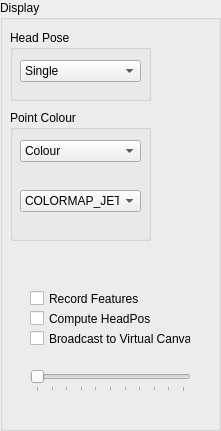
   <widget class="QGroupBox" name="groupBox_4">
    <property name="enabled">
     <bool>true</bool>
    </property>
    <property name="geometry">
     <rect>
      <x>1300</x>
      <y>10</y>
      <width>221</width>
      <height>431</height>
     </rect>
    </property>
    <property name="title">
     <string>Display</string>
    </property>
    <widget class="QGroupBox" name="groupBox_5">
     <property name="enabled">
      <bool>true</bool>
     </property>
     <property name="geometry">
      <rect>
       <x>10</x>
       <y>30</y>
       <width>141</width>
       <height>71</height>
      </rect>
     </property>
     <property name="title">
      <string>Head Pose</string>
     </property>
     <widget class="QComboBox" name="cb_HPOptions">
      <property name="enabled">
       <bool>true</bool>
      </property>
      <property name="geometry">
       <rect>
        <x>10</x>
        <y>30</y>
        <width>121</width>
        <height>22</height>
       </rect>
      </property>
      <item>
       <property name="text">
        <string>Single</string>
       </property>
      </item>
      <item>
       <property name="text">
        <string>Multiple</string>
       </property>
      </item>
     </widget>
    </widget>
    <widget class="QGroupBox" name="groupBox_6">
     <property name="enabled">
      <bool>true</bool>
     </property>
     <property name="geometry">
      <rect>
       <x>10</x>
       <y>110</y>
       <width>141</width>
       <height>131</height>
      </rect>
     </property>
     <property name="title">
      <string>Point Colour</string>
     </property>
     <widget class="QComboBox" name="cb_ColourOptions">
      <property name="enabled">
       <bool>true</bool>
      </property>
      <property name="geometry">
       <rect>
        <x>10</x>
        <y>30</y>
        <width>121</width>
        <height>22</height>
       </rect>
      </property>
      <item>
       <property name="text">
        <string>Colour</string>
       </property>
      </item>
      <item>
       <property name="text">
        <string>Depth</string>
       </property>
      </item>
      <item>
       <property name="text">
        <string>Attention Metric</string>
       </property>
      </item>
      <item>
       <property name="text">
        <string>Colour+AM</string>
       </property>
      </item>
     </widget>
     <widget class="QComboBox" name="cb_ColourScheme">
      <property name="enabled">
       <bool>true</bool>
      </property>
      <property name="geometry">
       <rect>
        <x>10</x>
        <y>80</y>
        <width>121</width>
        <height>22</height>
       </rect>
      </property>
      <property name="autoFillBackground">
       <bool>false</bool>
      </property>
      <property name="editable">
       <bool>false</bool>
      </property>
      <property name="currentText">
       <string>COLORMAP_JET</string>
      </property>
      <property name="currentIndex">
       <number>2</number>
      </property>
      <property name="maxVisibleItems">
       <number>12</number>
      </property>
      <property name="modelColumn">
       <number>0</number>
      </property>
      <item>
       <property name="text">
        <string>COLORMAP_AUTUMN</string>
       </property>
      </item>
      <item>
       <property name="text">
        <string>COLORMAP_BONE</string>
       </property>
      </item>
      <item>
       <property name="text">
        <string>COLORMAP_JET</string>
       </property>
      </item>
      <item>
       <property name="text">
        <string>COLORMAP_WINTER</string>
       </property>
      </item>
      <item>
       <property name="text">
        <string>COLORMAP_RAINBOW</string>
       </property>
      </item>
      <item>
       <property name="text">
        <string>COLORMAP_OCEAN</string>
       </property>
      </item>
      <item>
       <property name="text">
        <string>COLORMAP_SUMMER</string>
       </property>
      </item>
      <item>
       <property name="text">
        <string>COLORMAP_SPRING</string>
       </property>
      </item>
      <item>
       <property name="text">
        <string>COLORMAP_COOL</string>
       </property>
      </item>
      <item>
       <property name="text">
        <string>COLORMAP_HSV</string>
       </property>
      </item>
      <item>
       <property name="text">
        <string>COLORMAP_PINK</string>
       </property>
      </item>
      <item>
       <property name="text">
        <string>COLORMAP_HOT</string>
       </property>
      </item>
     </widget>
    </widget>
    <widget class="QCheckBox" name="chb_HP">
     <property name="enabled">
      <bool>true</bool>
     </property>
     <property name="geometry">
      <rect>
       <x>30</x>
       <y>310</y>
       <width>121</width>
       <height>17</height>
      </rect>
     </property>
     <property name="text">
      <string>Compute HeadPose</string>
     </property>
    </widget>
    <widget class="QCheckBox" name="chb_VirtualCanvas">
     <property name="enabled">
      <bool>true</bool>
     </property>
     <property name="geometry">
      <rect>
       <x>30</x>
       <y>330</y>
       <width>161</width>
       <height>17</height>
      </rect>
     </property>
     <property name="text">
      <string>Broadcast to Virtual Canvas</string>
     </property>
    </widget>
    <widget class="QSlider" name="sliderVMF">
     <property name="enabled">
      <bool>true</bool>
     </property>
     <property name="geometry">
      <rect>
       <x>30</x>
       <y>370</y>
       <width>161</width>
       <height>22</height>
      </rect>
     </property>
     <property name="maximum">
      <number>100</number>
     </property>
     <property name="singleStep">
      <number>1</number>
     </property>
     <property name="orientation">
      <enum>Qt::Horizontal</enum>
     </property>
     <property name="tickPosition">
      <enum>QSlider::TicksBelow</enum>
     </property>
    </widget>
    <widget class="QCheckBox" name="chb_record_features">
     <property name="enabled">
      <bool>true</bool>
     </property>
     <property name="geometry">
      <rect>
       <x>30</x>
       <y>290</y>
       <width>121</width>
       <height>17</height>
      </rect>
     </property>
     <property name="text">
      <string>Record Features</string>
     </property>
    </widget>
   </widget>
